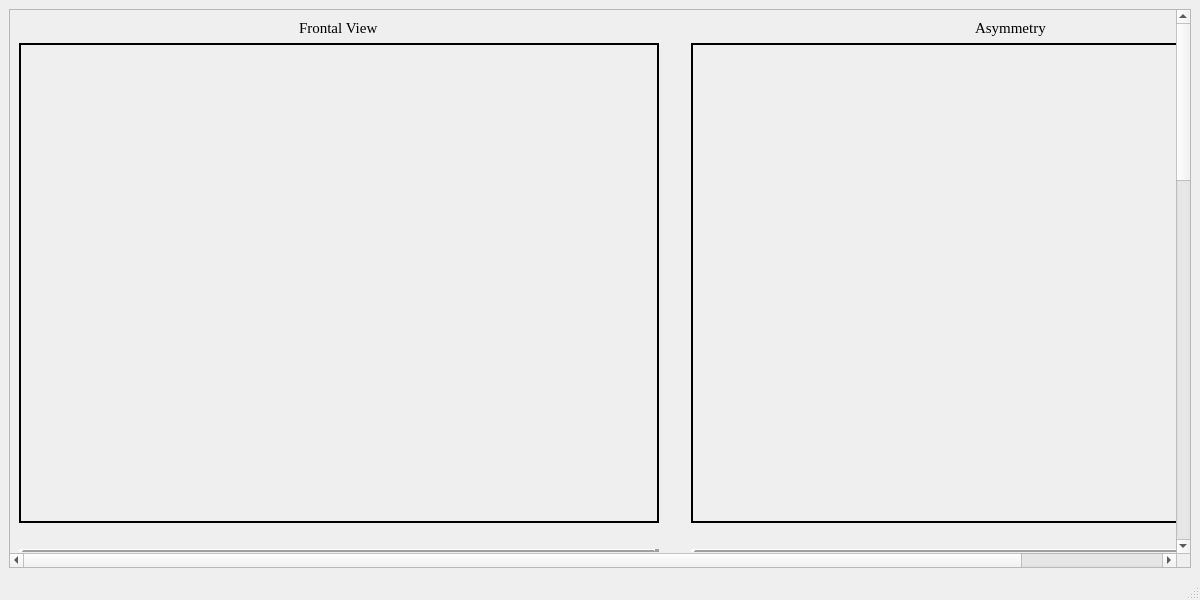
<?xml version="1.0" encoding="UTF-8"?>
<ui version="4.0">
 <class>MainWindow</class>
 <widget class="QMainWindow" name="MainWindow">
  <property name="geometry">
   <rect>
    <x>0</x>
    <y>0</y>
    <width>1200</width>
    <height>600</height>
   </rect>
  </property>
  <property name="font">
   <font>
    <family>Times New Roman</family>
    <pointsize>11</pointsize>
   </font>
  </property>
  <property name="windowTitle">
   <string>Thermal Anomaly Screen</string>
  </property>
  <widget class="QWidget" name="centralwidget">
   <layout class="QGridLayout" name="gridLayout">
    <item row="0" column="0">
     <widget class="QScrollArea" name="scrollArea">
      <property name="widgetResizable">
       <bool>true</bool>
      </property>
      <widget class="QWidget" name="scrollAreaWidgetContents">
       <property name="geometry">
        <rect>
         <x>0</x>
         <y>-1251</y>
         <width>1330</width>
         <height>1831</height>
        </rect>
       </property>
       <layout class="QGridLayout" name="gridLayout_2">
        <item row="3" column="0">
         <spacer name="verticalSpacer">
          <property name="orientation">
           <enum>Qt::Vertical</enum>
          </property>
          <property name="sizeType">
           <enum>QSizePolicy::Fixed</enum>
          </property>
          <property name="sizeHint" stdset="0">
           <size>
            <width>20</width>
            <height>20</height>
           </size>
          </property>
         </spacer>
        </item>
        <item row="9" column="2">
         <spacer name="verticalSpacer_7">
          <property name="orientation">
           <enum>Qt::Vertical</enum>
          </property>
          <property name="sizeType">
           <enum>QSizePolicy::Fixed</enum>
          </property>
          <property name="sizeHint" stdset="0">
           <size>
            <width>20</width>
            <height>20</height>
           </size>
          </property>
         </spacer>
        </item>
        <item row="4" column="2">
         <widget class="Line" name="line_2">
          <property name="frameShadow">
           <enum>QFrame::Raised</enum>
          </property>
          <property name="lineWidth">
           <number>5</number>
          </property>
          <property name="orientation">
           <enum>Qt::Horizontal</enum>
          </property>
         </widget>
        </item>
        <item row="13" column="2">
         <widget class="QLabel" name="leftObliqueViewAnomalyImageLabel">
          <property name="sizePolicy">
           <sizepolicy hsizetype="Fixed" vsizetype="Fixed">
            <horstretch>0</horstretch>
            <verstretch>0</verstretch>
           </sizepolicy>
          </property>
          <property name="minimumSize">
           <size>
            <width>640</width>
            <height>480</height>
           </size>
          </property>
          <property name="frameShape">
           <enum>QFrame::WinPanel</enum>
          </property>
          <property name="text">
           <string/>
          </property>
         </widget>
        </item>
        <item row="5" column="0">
         <spacer name="verticalSpacer_3">
          <property name="orientation">
           <enum>Qt::Vertical</enum>
          </property>
          <property name="sizeType">
           <enum>QSizePolicy::Fixed</enum>
          </property>
          <property name="sizeHint" stdset="0">
           <size>
            <width>20</width>
            <height>20</height>
           </size>
          </property>
         </spacer>
        </item>
        <item row="9" column="0">
         <spacer name="verticalSpacer_2">
          <property name="orientation">
           <enum>Qt::Vertical</enum>
          </property>
          <property name="sizeType">
           <enum>QSizePolicy::Fixed</enum>
          </property>
          <property name="sizeHint" stdset="0">
           <size>
            <width>20</width>
            <height>20</height>
           </size>
          </property>
         </spacer>
        </item>
        <item row="4" column="0">
         <widget class="Line" name="line">
          <property name="frameShadow">
           <enum>QFrame::Raised</enum>
          </property>
          <property name="lineWidth">
           <number>5</number>
          </property>
          <property name="orientation">
           <enum>Qt::Horizontal</enum>
          </property>
         </widget>
        </item>
        <item row="14" column="0">
         <spacer name="verticalSpacer_9">
          <property name="orientation">
           <enum>Qt::Vertical</enum>
          </property>
          <property name="sizeType">
           <enum>QSizePolicy::Fixed</enum>
          </property>
          <property name="sizeHint" stdset="0">
           <size>
            <width>20</width>
            <height>40</height>
           </size>
          </property>
         </spacer>
        </item>
        <item row="15" column="0" colspan="3">
         <widget class="QProgressBar" name="progressBar">
          <property name="enabled">
           <bool>false</bool>
          </property>
          <property name="value">
           <number>0</number>
          </property>
         </widget>
        </item>
        <item row="10" column="0">
         <widget class="Line" name="line_3">
          <property name="frameShadow">
           <enum>QFrame::Raised</enum>
          </property>
          <property name="lineWidth">
           <number>5</number>
          </property>
          <property name="orientation">
           <enum>Qt::Horizontal</enum>
          </property>
         </widget>
        </item>
        <item row="13" column="0">
         <widget class="QLabel" name="rightObliqueViewAnomalyImageLabel">
          <property name="sizePolicy">
           <sizepolicy hsizetype="Fixed" vsizetype="Fixed">
            <horstretch>0</horstretch>
            <verstretch>0</verstretch>
           </sizepolicy>
          </property>
          <property name="minimumSize">
           <size>
            <width>640</width>
            <height>480</height>
           </size>
          </property>
          <property name="frameShape">
           <enum>QFrame::WinPanel</enum>
          </property>
          <property name="text">
           <string/>
          </property>
         </widget>
        </item>
        <item row="5" column="2">
         <spacer name="verticalSpacer_5">
          <property name="orientation">
           <enum>Qt::Vertical</enum>
          </property>
          <property name="sizeType">
           <enum>QSizePolicy::Fixed</enum>
          </property>
          <property name="sizeHint" stdset="0">
           <size>
            <width>20</width>
            <height>20</height>
           </size>
          </property>
         </spacer>
        </item>
        <item row="6" column="0" alignment="Qt::AlignHCenter">
         <widget class="QLabel" name="label_7">
          <property name="text">
           <string>Right Lateral View</string>
          </property>
         </widget>
        </item>
        <item row="6" column="2" alignment="Qt::AlignHCenter">
         <widget class="QLabel" name="label_8">
          <property name="text">
           <string>Left Lateral View</string>
          </property>
         </widget>
        </item>
        <item row="1" column="1">
         <spacer name="horizontalSpacer">
          <property name="orientation">
           <enum>Qt::Horizontal</enum>
          </property>
          <property name="sizeType">
           <enum>QSizePolicy::Fixed</enum>
          </property>
          <property name="sizeHint" stdset="0">
           <size>
            <width>20</width>
            <height>20</height>
           </size>
          </property>
         </spacer>
        </item>
        <item row="0" column="2" alignment="Qt::AlignHCenter">
         <widget class="QLabel" name="label_4">
          <property name="text">
           <string>Asymmetry</string>
          </property>
         </widget>
        </item>
        <item row="1" column="2">
         <widget class="QLabel" name="asymmetryImageLabel">
          <property name="sizePolicy">
           <sizepolicy hsizetype="Fixed" vsizetype="Fixed">
            <horstretch>0</horstretch>
            <verstretch>0</verstretch>
           </sizepolicy>
          </property>
          <property name="minimumSize">
           <size>
            <width>640</width>
            <height>480</height>
           </size>
          </property>
          <property name="frameShape">
           <enum>QFrame::WinPanel</enum>
          </property>
          <property name="text">
           <string/>
          </property>
         </widget>
        </item>
        <item row="10" column="2">
         <widget class="Line" name="line_4">
          <property name="frameShadow">
           <enum>QFrame::Raised</enum>
          </property>
          <property name="lineWidth">
           <number>5</number>
          </property>
          <property name="orientation">
           <enum>Qt::Horizontal</enum>
          </property>
         </widget>
        </item>
        <item row="7" column="0">
         <widget class="QLabel" name="rightLateralViewAnomalyImageLabel">
          <property name="sizePolicy">
           <sizepolicy hsizetype="Fixed" vsizetype="Fixed">
            <horstretch>0</horstretch>
            <verstretch>0</verstretch>
           </sizepolicy>
          </property>
          <property name="minimumSize">
           <size>
            <width>640</width>
            <height>480</height>
           </size>
          </property>
          <property name="frameShape">
           <enum>QFrame::WinPanel</enum>
          </property>
          <property name="text">
           <string/>
          </property>
         </widget>
        </item>
        <item row="11" column="2">
         <spacer name="verticalSpacer_8">
          <property name="orientation">
           <enum>Qt::Vertical</enum>
          </property>
          <property name="sizeType">
           <enum>QSizePolicy::Fixed</enum>
          </property>
          <property name="sizeHint" stdset="0">
           <size>
            <width>20</width>
            <height>20</height>
           </size>
          </property>
         </spacer>
        </item>
        <item row="1" column="0">
         <widget class="QLabel" name="frontViewAnomalyImageLabel">
          <property name="sizePolicy">
           <sizepolicy hsizetype="Fixed" vsizetype="Fixed">
            <horstretch>0</horstretch>
            <verstretch>0</verstretch>
           </sizepolicy>
          </property>
          <property name="minimumSize">
           <size>
            <width>640</width>
            <height>480</height>
           </size>
          </property>
          <property name="frameShape">
           <enum>QFrame::WinPanel</enum>
          </property>
          <property name="text">
           <string/>
          </property>
         </widget>
        </item>
        <item row="11" column="0">
         <spacer name="verticalSpacer_6">
          <property name="orientation">
           <enum>Qt::Vertical</enum>
          </property>
          <property name="sizeType">
           <enum>QSizePolicy::Fixed</enum>
          </property>
          <property name="sizeHint" stdset="0">
           <size>
            <width>20</width>
            <height>20</height>
           </size>
          </property>
         </spacer>
        </item>
        <item row="12" column="0" alignment="Qt::AlignHCenter">
         <widget class="QLabel" name="label_11">
          <property name="text">
           <string>Right Oblique View</string>
          </property>
         </widget>
        </item>
        <item row="17" column="0" alignment="Qt::AlignLeft">
         <widget class="QPushButton" name="backButton">
          <property name="text">
           <string>Back</string>
          </property>
         </widget>
        </item>
        <item row="7" column="2">
         <widget class="QLabel" name="leftLateralViewAnomalyImageLabel">
          <property name="sizePolicy">
           <sizepolicy hsizetype="Fixed" vsizetype="Fixed">
            <horstretch>0</horstretch>
            <verstretch>0</verstretch>
           </sizepolicy>
          </property>
          <property name="minimumSize">
           <size>
            <width>640</width>
            <height>480</height>
           </size>
          </property>
          <property name="frameShape">
           <enum>QFrame::WinPanel</enum>
          </property>
          <property name="text">
           <string/>
          </property>
         </widget>
        </item>
        <item row="12" column="2" alignment="Qt::AlignHCenter">
         <widget class="QLabel" name="label_12">
          <property name="text">
           <string>Left Oblique View</string>
          </property>
         </widget>
        </item>
        <item row="17" column="2" alignment="Qt::AlignRight">
         <widget class="QPushButton" name="nextButton">
          <property name="text">
           <string>Proceed to Next Window</string>
          </property>
         </widget>
        </item>
        <item row="3" column="2">
         <spacer name="verticalSpacer_4">
          <property name="orientation">
           <enum>Qt::Vertical</enum>
          </property>
          <property name="sizeType">
           <enum>QSizePolicy::Fixed</enum>
          </property>
          <property name="sizeHint" stdset="0">
           <size>
            <width>20</width>
            <height>20</height>
           </size>
          </property>
         </spacer>
        </item>
        <item row="0" column="0" alignment="Qt::AlignHCenter">
         <widget class="QLabel" name="label_3">
          <property name="text">
           <string>Frontal View</string>
          </property>
         </widget>
        </item>
        <item row="16" column="0">
         <spacer name="verticalSpacer_10">
          <property name="orientation">
           <enum>Qt::Vertical</enum>
          </property>
          <property name="sizeType">
           <enum>QSizePolicy::Fixed</enum>
          </property>
          <property name="sizeHint" stdset="0">
           <size>
            <width>20</width>
            <height>40</height>
           </size>
          </property>
         </spacer>
        </item>
       </layout>
      </widget>
     </widget>
    </item>
   </layout>
  </widget>
  <widget class="QStatusBar" name="statusbar"/>
 </widget>
 <resources/>
 <connections/>
</ui>
